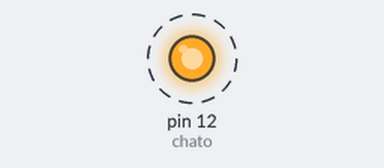
The sketch below on a simulated Arduino Uno, built with avr-gcc and run on an emulated ATmega328P. Parts: output pins drawn as LEDs (lit = HIGH). Dashed ring = blinking.

Above: at 0.05 s.
Timing chart, 0 to 3.0 s (numbered marks = the images above):
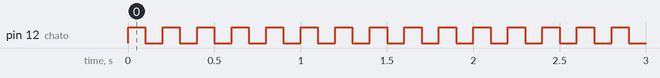

Measured:
- by itself, pin 12 (chato): alternates HIGH for 0.10 s and LOW for 0.10 s

The sketch:

Bernardo1_acenderLED_.ino
```cpp
const int chato = 12;

void setup()
{
  pinMode(chato, OUTPUT);
}

void loop()
{
  digitalWrite(chato, HIGH);
  delay(100);
  digitalWrite(chato, LOW);
  delay(100);
}
```

Bernado_Condicional_-_Sele__o_Dupla.cpp
```cpp
#include <stdlib.h>
#include <stdio.h>

int main()
{
	int var,resultado,zero;
	do {


	printf("escreva um numero \n");
	scanf("%d",&var);


	resultado=var%2;

	if (resultado==0){
    printf ("par \n");
	}

	else if(resultado!=0){
	printf ("impar \n");
	}

	printf("escreva um numero \n");
	printf("ou escreva 0 para sair \n");
	scanf("%d",&zero);
	scanf("%d",&var);

} while(zero!=0);

	return 0;
}
```

Bernardo_Contatos.cpp
```cpp
#include <stdlib.h>
#include <stdio.h>
#include <string.h>

struct agenda {

char nome[50];
int telefone;

};
typedef struct agenda age;
int main()
{
age c[5];
int a;
 for (a=0; a<5; a++){
 	printf("Digite o nome do contato\n");
 	//gets(c[a].nome);
 	scanf("%s",c[a].nome);
 	printf("Digite o numero do contato\n");
 	scanf("%d",&c[a].telefone);

}

	 for (a=0; a<5; a++){
 	printf("O nome do contato sao %s\n",c[a].nome);
  	printf("O numero do contato sao %d\n",c[a].telefone);


}
	return 0 ;


}
```

Bernardo_logica_1.cpp
```cpp
#include <stdlib.h>
#include <stdio.h>

int main()
{
	int var,var1,var2,var3,media;

	printf("escreva um numero");
	scanf("%d",&var);

	printf("escreva um numero");
	scanf("%d",&var1);

	printf("escreva um numero");
	scanf("%d",&var2);

	printf("escreva um numero");
	scanf("%d",&var3);

	media = (var + var1 + var2 + var3)/4;
	printf ("Sua media é =%d", media);

	return 0;
}
```

Bernardo_logica_2.cpp
```cpp
	#include <stdlib.h>
	#include <stdio.h>

	int main()
	{
		double var1, var2,total;

		printf("Digite o valor do produto");
		scanf("%lf", &var1);

		printf("Digite o valor da taxa de conversao em dolar");
		scanf("%lf", &var2);

		total = var1 * var2;

		printf ("O preco do produto convertido para dolar é = %lf", total);

		return 0;

	}
```

Condicional_-_Sele__o_M_ltipla.cpp
```cpp
#include <stdlib.h>
#include <stdio.h>

int main(){

	int var;

	printf("DIGITE um numero");
	//DIGITE SEU BURRO (RIGUELME)
	scanf("%d",&var);

	switch (var)
{
case 1:
printf("Numero 1");
break;

case 2:
	printf("Numero 2");
break;

case 3:
printf("Numero 3");
break;

case 4:
printf("Numero 4");
break;

default:
	printf ("ERRO");

	}

	return 0;
}
```

Intera__o_-_for.cpp
```cpp
#include <stdlib.h>
#include <stdio.h>

int main()
{

int n,i;

n = 0;

for (i=1; i<=100;i++)
{
    n = n + i;
	}

	printf ("O valor da soma de todos os numeros de 1 a 100 =%d", n);

	return 0;
}
```

Intera__o_-_while.cpp
```cpp
#include <stdlib.h>
#include <stdio.h>

int main()
{

int n,i;

n = 0;

i = 1;

while (i<=100)	{

	n= n + i;
	i=i+1;
}

	printf ("O valor da soma de todos os numeros de 1 a 100 =%d", n);

	return 0;
}
```
